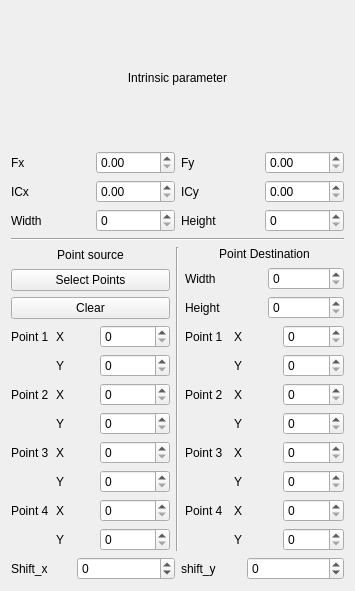
              <widget class="QWidget" name="page_4">
               <property name="geometry">
                <rect>
                 <x>0</x>
                 <y>0</y>
                 <width>355</width>
                 <height>591</height>
                </rect>
               </property>
               <attribute name="label">
                <string>Image 4</string>
               </attribute>
               <layout class="QVBoxLayout" name="verticalLayout_26">
                <item>
                 <layout class="QVBoxLayout" name="verticalLayout_22">
                  <item>
                   <widget class="QLabel" name="label_114">
                    <property name="text">
                     <string>Intrinsic parameter</string>
                    </property>
                    <property name="alignment">
                     <set>Qt::AlignCenter</set>
                    </property>
                   </widget>
                  </item>
                  <item>
                   <layout class="QGridLayout" name="gridLayout_14">
                    <item row="0" column="3">
                     <widget class="QDoubleSpinBox" name="doubleSpinBox_fy_3">
                      <property name="maximum">
                       <double>10000.000000000000000</double>
                      </property>
                     </widget>
                    </item>
                    <item row="2" column="3">
                     <widget class="QDoubleSpinBox" name="doubleSpinBox_icy_3">
                      <property name="maximum">
                       <double>10000.000000000000000</double>
                      </property>
                     </widget>
                    </item>
                    <item row="2" column="2">
                     <widget class="QLabel" name="label_115">
                      <property name="text">
                       <string>ICy</string>
                      </property>
                     </widget>
                    </item>
                    <item row="0" column="2">
                     <widget class="QLabel" name="label_116">
                      <property name="text">
                       <string>Fy</string>
                      </property>
                     </widget>
                    </item>
                    <item row="2" column="0">
                     <widget class="QLabel" name="label_117">
                      <property name="text">
                       <string>ICx</string>
                      </property>
                     </widget>
                    </item>
                    <item row="3" column="0">
                     <widget class="QLabel" name="label_118">
                      <property name="text">
                       <string>Width</string>
                      </property>
                     </widget>
                    </item>
                    <item row="3" column="2">
                     <widget class="QLabel" name="label_119">
                      <property name="text">
                       <string>Height</string>
                      </property>
                     </widget>
                    </item>
                    <item row="0" column="0">
                     <widget class="QLabel" name="label_120">
                      <property name="text">
                       <string>Fx</string>
                      </property>
                     </widget>
                    </item>
                    <item row="3" column="1">
                     <widget class="QSpinBox" name="spinBox_width_3">
                      <property name="minimumSize">
                       <size>
                        <width>70</width>
                        <height>0</height>
                       </size>
                      </property>
                      <property name="maximum">
                       <number>10000</number>
                      </property>
                     </widget>
                    </item>
                    <item row="0" column="1">
                     <widget class="QDoubleSpinBox" name="doubleSpinBox_fx_3">
                      <property name="maximum">
                       <double>10000.000000000000000</double>
                      </property>
                     </widget>
                    </item>
                    <item row="2" column="1">
                     <widget class="QDoubleSpinBox" name="doubleSpinBox_icx_3">
                      <property name="maximum">
                       <double>10000.000000000000000</double>
                      </property>
                     </widget>
                    </item>
                    <item row="3" column="3">
                     <widget class="QSpinBox" name="spinBox_height_3">
                      <property name="minimumSize">
                       <size>
                        <width>70</width>
                        <height>0</height>
                       </size>
                      </property>
                      <property name="maximum">
                       <number>10000</number>
                      </property>
                     </widget>
                    </item>
                   </layout>
                  </item>
                  <item>
                   <widget class="Line" name="line_7">
                    <property name="orientation">
                     <enum>Qt::Horizontal</enum>
                    </property>
                   </widget>
                  </item>
                  <item>
                   <layout class="QHBoxLayout" name="horizontalLayout_7">
                    <item>
                     <layout class="QVBoxLayout" name="verticalLayout_23">
                      <item>
                       <widget class="QLabel" name="label_121">
                        <property name="text">
                         <string>Point source</string>
                        </property>
                        <property name="alignment">
                         <set>Qt::AlignCenter</set>
                        </property>
                       </widget>
                      </item>
                      <item>
                       <layout class="QVBoxLayout" name="verticalLayout_24">
                        <item>
                         <widget class="QPushButton" name="button_select_point_3">
                          <property name="text">
                           <string>Select Points</string>
                          </property>
                          <property name="checkable">
                           <bool>true</bool>
                          </property>
                         </widget>
                        </item>
                        <item>
                         <widget class="QPushButton" name="button_clear_3">
                          <property name="text">
                           <string>Clear</string>
                          </property>
                         </widget>
                        </item>
                       </layout>
                      </item>
                      <item>
                       <layout class="QGridLayout" name="gridLayout_15">
                        <item row="6" column="0">
                         <widget class="QLabel" name="label_122">
                          <property name="text">
                           <string>Point 4</string>
                          </property>
                         </widget>
                        </item>
                        <item row="4" column="2">
                         <widget class="QSpinBox" name="spinBox_src_point3_x_3">
                          <property name="maximum">
                           <number>10000</number>
                          </property>
                         </widget>
                        </item>
                        <item row="1" column="2">
                         <widget class="QSpinBox" name="spinBox_src_point1_y_3">
                          <property name="maximum">
                           <number>10000</number>
                          </property>
                         </widget>
                        </item>
                        <item row="3" column="1">
                         <widget class="QLabel" name="label_123">
                          <property name="text">
                           <string>Y</string>
                          </property>
                         </widget>
                        </item>
                        <item row="0" column="1">
                         <widget class="QLabel" name="label_124">
                          <property name="text">
                           <string>X</string>
                          </property>
                         </widget>
                        </item>
                        <item row="5" column="2">
                         <widget class="QSpinBox" name="spinBox_src_point3_y_3">
                          <property name="maximum">
                           <number>10000</number>
                          </property>
                         </widget>
                        </item>
                        <item row="1" column="1">
                         <widget class="QLabel" name="label_125">
                          <property name="text">
                           <string>Y</string>
                          </property>
                         </widget>
                        </item>
                        <item row="7" column="1">
                         <widget class="QLabel" name="label_126">
                          <property name="text">
                           <string>Y</string>
                          </property>
                         </widget>
                        </item>
                        <item row="4" column="0">
                         <widget class="QLabel" name="label_127">
                          <property name="text">
                           <string>Point 3</string>
                          </property>
                         </widget>
                        </item>
                        <item row="0" column="2">
                         <widget class="QSpinBox" name="spinBox_src_point1_x_3">
                          <property name="minimumSize">
                           <size>
                            <width>70</width>
                            <height>0</height>
                           </size>
                          </property>
                          <property name="maximumSize">
                           <size>
                            <width>10000</width>
                            <height>16777215</height>
                           </size>
                          </property>
                          <property name="maximum">
                           <number>10000</number>
                          </property>
                          <property name="value">
                           <number>0</number>
                          </property>
                         </widget>
                        </item>
                        <item row="5" column="1">
                         <widget class="QLabel" name="label_128">
                          <property name="text">
                           <string>Y</string>
                          </property>
                         </widget>
                        </item>
                        <item row="2" column="2">
                         <widget class="QSpinBox" name="spinBox_src_point2_x_3">
                          <property name="maximum">
                           <number>10000</number>
                          </property>
                         </widget>
                        </item>
                        <item row="2" column="0">
                         <widget class="QLabel" name="label_129">
                          <property name="text">
                           <string>Point 2</string>
                          </property>
                         </widget>
                        </item>
                        <item row="0" column="0">
                         <widget class="QLabel" name="label_130">
                          <property name="text">
                           <string>Point 1</string>
                          </property>
                         </widget>
                        </item>
                        <item row="2" column="1">
                         <widget class="QLabel" name="label_131">
                          <property name="text">
                           <string>X</string>
                          </property>
                         </widget>
                        </item>
                        <item row="6" column="2">
                         <widget class="QSpinBox" name="spinBox_src_point4_x_3">
                          <property name="maximum">
                           <number>10000</number>
                          </property>
                         </widget>
                        </item>
                        <item row="6" column="1">
                         <widget class="QLabel" name="label_132">
                          <property name="text">
                           <string>X</string>
                          </property>
                         </widget>
                        </item>
                        <item row="4" column="1">
                         <widget class="QLabel" name="label_133">
                          <property name="text">
                           <string>X</string>
                          </property>
                         </widget>
                        </item>
                        <item row="3" column="2">
                         <widget class="QSpinBox" name="spinBox_src_point2_y_3">
                          <property name="maximum">
                           <number>10000</number>
                          </property>
                         </widget>
                        </item>
                        <item row="7" column="2">
                         <widget class="QSpinBox" name="spinBox_src_point4_y_3">
                          <property name="maximum">
                           <number>10000</number>
                          </property>
                         </widget>
                        </item>
                       </layout>
                      </item>
                     </layout>
                    </item>
                    <item>
                     <widget class="Line" name="line_8">
                      <property name="orientation">
                       <enum>Qt::Vertical</enum>
                      </property>
                     </widget>
                    </item>
                    <item>
                     <layout class="QVBoxLayout" name="verticalLayout_25">
                      <item>
                       <widget class="QLabel" name="label_134">
                        <property name="text">
                         <string>Point Destination</string>
                        </property>
                        <property name="alignment">
                         <set>Qt::AlignCenter</set>
                        </property>
                       </widget>
                      </item>
                      <item>
                       <layout class="QGridLayout" name="gridLayout_16">
                        <item row="0" column="0">
                         <widget class="QLabel" name="label_135">
                          <property name="text">
                           <string>Width</string>
                          </property>
                         </widget>
                        </item>
                        <item row="0" column="1">
                         <widget class="QSpinBox" name="spinBox_width_dst_3">
                          <property name="maximum">
                           <number>10000</number>
                          </property>
                         </widget>
                        </item>
                        <item row="1" column="0">
                         <widget class="QLabel" name="label_136">
                          <property name="text">
                           <string>Height</string>
                          </property>
                         </widget>
                        </item>
                        <item row="1" column="1">
                         <widget class="QSpinBox" name="spinBox_height_dst_3">
                          <property name="maximum">
                           <number>10000</number>
                          </property>
                         </widget>
                        </item>
                       </layout>
                      </item>
                      <item>
                       <layout class="QGridLayout" name="gridLayout_17">
                        <item row="4" column="2">
                         <widget class="QSpinBox" name="spinBox_dst_point2_y_3">
                          <property name="maximum">
                           <number>10000</number>
                          </property>
                         </widget>
                        </item>
                        <item row="7" column="2">
                         <widget class="QSpinBox" name="spinBox_dst_point4_x_3">
                          <property name="maximum">
                           <number>10000</number>
                          </property>
                         </widget>
                        </item>
                        <item row="6" column="2">
                         <widget class="QSpinBox" name="spinBox_dst_point3_y_3">
                          <property name="maximum">
                           <number>10000</number>
                          </property>
                         </widget>
                        </item>
                        <item row="2" column="1">
                         <widget class="QLabel" name="label_138">
                          <property name="text">
                           <string>Y</string>
                          </property>
                         </widget>
                        </item>
                        <item row="3" column="0">
                         <widget class="QLabel" name="label_147">
                          <property name="text">
                           <string>Point 2</string>
                          </property>
                         </widget>
                        </item>
                        <item row="8" column="2">
                         <widget class="QSpinBox" name="spinBox_dst_point4_y_3">
                          <property name="maximum">
                           <number>10000</number>
                          </property>
                         </widget>
                        </item>
                        <item row="0" column="0">
                         <widget class="QLabel" name="label_141">
                          <property name="text">
                           <string>Point 1</string>
                          </property>
                         </widget>
                        </item>
                        <item row="7" column="1">
                         <widget class="QLabel" name="label_142">
                          <property name="text">
                           <string>X</string>
                          </property>
                         </widget>
                        </item>
                        <item row="7" column="0">
                         <widget class="QLabel" name="label_137">
                          <property name="text">
                           <string>Point 4</string>
                          </property>
                         </widget>
                        </item>
                        <item row="2" column="2">
                         <widget class="QSpinBox" name="spinBox_dst_point1_y_3">
                          <property name="maximum">
                           <number>10000</number>
                          </property>
                         </widget>
                        </item>
                        <item row="8" column="1">
                         <widget class="QLabel" name="label_145">
                          <property name="text">
                           <string>Y</string>
                          </property>
                         </widget>
                        </item>
                        <item row="3" column="1">
                         <widget class="QLabel" name="label_143">
                          <property name="text">
                           <string>X</string>
                          </property>
                         </widget>
                        </item>
                        <item row="5" column="0">
                         <widget class="QLabel" name="label_139">
                          <property name="text">
                           <string>Point 3</string>
                          </property>
                         </widget>
                        </item>
                        <item row="5" column="1">
                         <widget class="QLabel" name="label_146">
                          <property name="text">
                           <string>X</string>
                          </property>
                         </widget>
                        </item>
                        <item row="6" column="1">
                         <widget class="QLabel" name="label_144">
                          <property name="text">
                           <string>Y</string>
                          </property>
                         </widget>
                        </item>
                        <item row="5" column="2">
                         <widget class="QSpinBox" name="spinBox_dst_point3_x_3">
                          <property name="maximum">
                           <number>10000</number>
                          </property>
                         </widget>
                        </item>
                        <item row="0" column="1">
                         <widget class="QLabel" name="label_148">
                          <property name="text">
                           <string>X</string>
                          </property>
                         </widget>
                        </item>
                        <item row="3" column="2">
                         <widget class="QSpinBox" name="spinBox_dst_point2_x_3">
                          <property name="maximum">
                           <number>10000</number>
                          </property>
                         </widget>
                        </item>
                        <item row="4" column="1">
                         <widget class="QLabel" name="label_140">
                          <property name="text">
                           <string>Y</string>
                          </property>
                         </widget>
                        </item>
                        <item row="0" column="2">
                         <widget class="QSpinBox" name="spinBox_dst_point1_x_3">
                          <property name="maximum">
                           <number>10000</number>
                          </property>
                         </widget>
                        </item>
                       </layout>
                      </item>
                     </layout>
                    </item>
                   </layout>
                  </item>
                 </layout>
                </item>
                <item>
                 <layout class="QHBoxLayout" name="horizontalLayout_18">
                  <item>
                   <widget class="QLabel" name="label_223">
                    <property name="maximumSize">
                     <size>
                      <width>60</width>
                      <height>16777215</height>
                     </size>
                    </property>
                    <property name="text">
                     <string>Shift_x</string>
                    </property>
                   </widget>
                  </item>
                  <item>
                   <widget class="QSpinBox" name="spinBox_shift_x_5">
                    <property name="minimum">
                     <number>-1000</number>
                    </property>
                    <property name="maximum">
                     <number>1000</number>
                    </property>
                    <property name="value">
                     <number>0</number>
                    </property>
                   </widget>
                  </item>
                  <item>
                   <widget class="QLabel" name="label_224">
                    <property name="maximumSize">
                     <size>
                      <width>60</width>
                      <height>16777215</height>
                     </size>
                    </property>
                    <property name="text">
                     <string>shift_y</string>
                    </property>
                   </widget>
                  </item>
                  <item>
                   <widget class="QSpinBox" name="spinBox_shift_y_5">
                    <property name="minimum">
                     <number>-1000</number>
                    </property>
                    <property name="maximum">
                     <number>1000</number>
                    </property>
                    <property name="value">
                     <number>0</number>
                    </property>
                   </widget>
                  </item>
                 </layout>
                </item>
               </layout>
              </widget>
